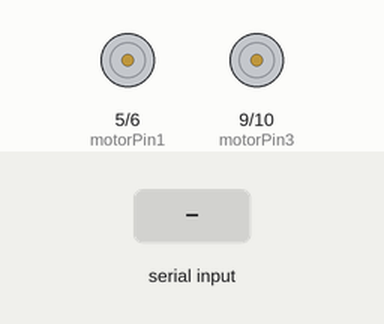
This sketch was run on a simulated Arduino Uno, built with avr-gcc and run on an emulated ATmega328P. Shown: motor-driver pin pairs drawn as motors (green arrow = first pin HIGH = forward, orange = second pin HIGH = backward, longer = more drive). Inputs (shaded band) come from the test bench.

Above: at 1.2 s.
1.3 s: "f" received over Serial
At 1.9 s:
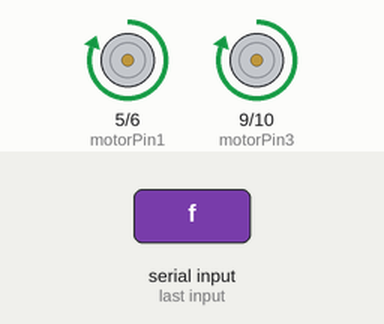
4.3 s: "l" received over Serial
At 5.4 s:
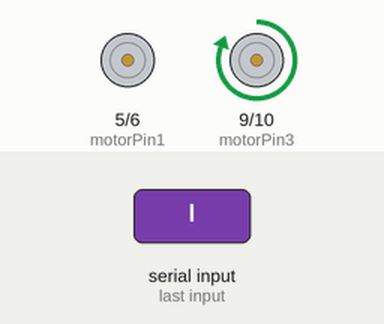
7.3 s: "r" received over Serial
At 7.7 s:
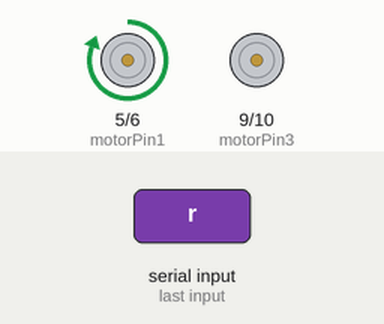
10.3 s: "b" received over Serial
At 11.1 s:
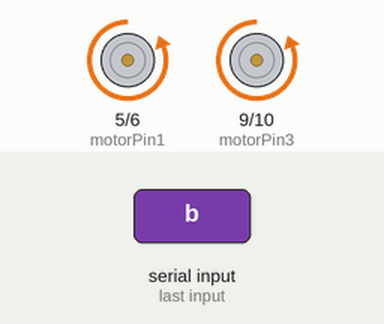
Timing chart, 0 to 13.8 s (numbered marks = the images above; inputs shaded):
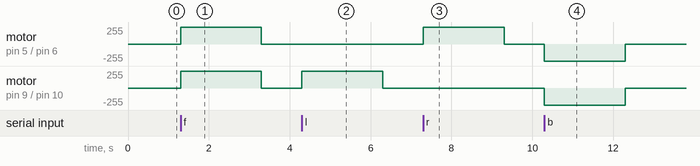

Measured:
- after the input at 1.3 s, motor on pin 5 (motorPin1) / pin 6 (motorPin2), motor on pin 9 (motorPin3) / pin 10 (motorPin4): stopped → forward 255/255 at once, → stopped 2.0 s later
- after the input at 4.3 s, motor on pin 9 (motorPin3) / pin 10 (motorPin4): stopped → forward 255/255 at once, → stopped 2.0 s later
- after the input at 7.3 s, motor on pin 5 (motorPin1) / pin 6 (motorPin2): stopped → forward 255/255 at once, → stopped 2.0 s later
- after the input at 10.3 s, motor on pin 5 (motorPin1) / pin 6 (motorPin2), motor on pin 9 (motorPin3) / pin 10 (motorPin4): stopped → backward 255/255 at once, → stopped 2.0 s later

The sketch:

Arduio_Code.ino
```cpp
//L293D
//Motor A
char serialData;
const int motorPin1  = 5;  // Pin 14 of L293
const int motorPin2  = 6;  // Pin 10 of L293
//Motor B
const int motorPin3  = 9; // Pin  7 of L293
const int motorPin4  = 10 ;  // Pin  2 of L293

//This will run only one time.
void setup(){

    pinMode(motorPin1, OUTPUT);
    pinMode(motorPin2, OUTPUT);
    pinMode(motorPin3, OUTPUT);
    pinMode(motorPin4, OUTPUT);
    Serial.begin(9600);

}


void loop(){
  if(Serial.available()>0)
  {
    serialData = Serial.read();
    if(serialData=='f')
    {
    digitalWrite(motorPin1, HIGH);
    digitalWrite(motorPin2, LOW);
    digitalWrite(motorPin3, HIGH);
    digitalWrite(motorPin4, LOW);
    delay(2000);
    }
     if(serialData=='l')
    {
    digitalWrite(motorPin1, LOW);
    digitalWrite(motorPin2, LOW);
    digitalWrite(motorPin3, HIGH);
    digitalWrite(motorPin4, LOW);
    delay(2000);
    }
     if(serialData=='r')
    {
    digitalWrite(motorPin1, HIGH);
    digitalWrite(motorPin2, LOW);
    digitalWrite(motorPin3, LOW);
    digitalWrite(motorPin4, LOW);
    delay(2000);
    }
     if(serialData=='b')
    {
    digitalWrite(motorPin1, LOW);
    digitalWrite(motorPin2, HIGH);
    digitalWrite(motorPin3, LOW);
    digitalWrite(motorPin4, HIGH);
    delay(2000);
    }
  }

    else
    {
    digitalWrite(motorPin1, LOW);
    digitalWrite(motorPin2, LOW);
    digitalWrite(motorPin3, LOW);
    digitalWrite(motorPin4, LOW);
    }
}
```
